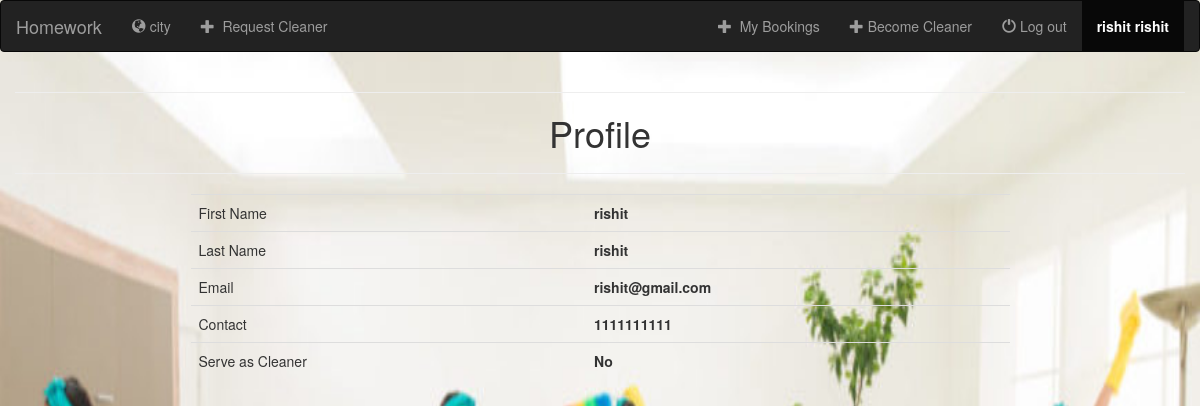
Page /profile/10/ on the earlier database version.
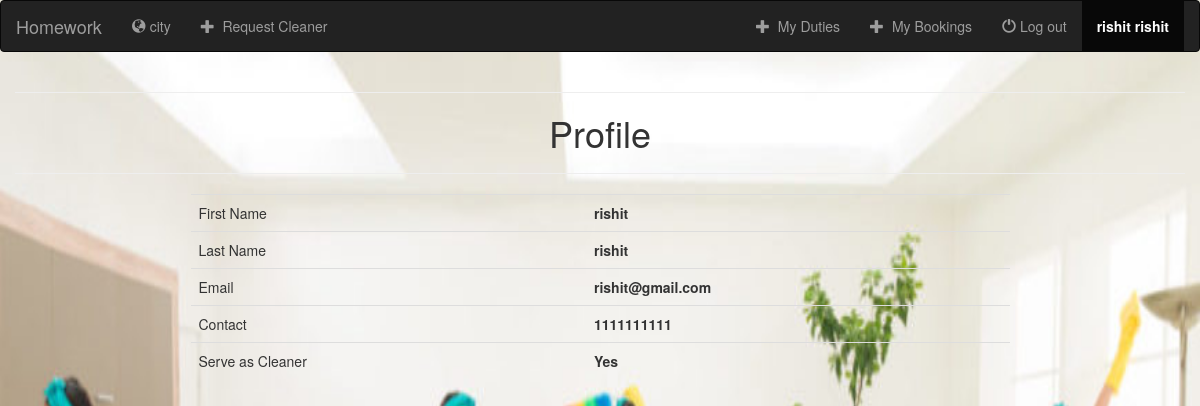
Same page on the later database version.
### registration/views.py (the view)
# urls.py: path('profile/<int:pk>/',ProfileView.as_view(),name="profile"),
class ProfileView(generic.DetailView):
    model=User
    template_name = 'registration/profile.html'
    extra_context = {'form':CleanerRegistrationForm()}

### registration/templates/registration/profile.html (shortened to what this page needs)
{% extends 'registration/base.html' %}
{% block body %}
<div class="col-md-12">
    <center>
<hr>
<h1>Profile</h1>
<hr>
<table class="table table-hover" style="width:70%;">
        <tr>
            <td>First Name</td>
            <td style="font-weight:bold;">{{ object.first_name }}</td>
        </tr>
        <tr>
            <td>Last Name</td>
            <td style="font-weight:bold;">{{ object.last_name }}</td>
        </tr>
        <tr>
            <td>Email</td>
            <td style="font-weight:bold;">{{ object.email }}</td>
        </tr>
        <tr>
            <td>Contact</td>
            <td style="font-weight:bold;">{{ object.contact}}</td>
        </tr>
                <tr>
            <td>Serve as Cleaner</td>
            <td style="font-weight:bold;">{% if object.is_cleaner == True %}Yes{%else%}No{% endif %}</td>
        </tr>
</table>
</div>
{% endblock %}

### registration/templates/registration/base.html (shortened to what this page needs)
<!DOCTYPE html>
<html lang="en">
<head>
    {% load static %}
    <link rel="stylesheet" href="https://maxcdn.bootstrapcdn.com/bootstrap/3.3.6/css/bootstrap.min.css">
    <link rel="stylesheet" href="https://cdnjs.cloudflare.com/ajax/libs/font-awesome/4.7.0/css/font-awesome.min.css">
</head>
<body background="../static/image/home-deep-cleaning-870x500.jpg" style="background-repeat: no-repeat; background-size:100% 320%; min-height: 100%;" height='100%' width='100%' >
<nav class="navbar navbar-inverse">
    <div class="container-fluid">
        <div class="navbar-header">
            <a class="navbar-brand" href="{% url 'registration:index' %}">Homework</a>
        </div>
        <div class="collapse navbar-collapse" id="topNavBar">
            <ul class="nav navbar-nav">
            <li class="{% if request.resolver_match.url_name == 'city' %}active{%endif%}">
                <a href="{% url 'registration:city' %}">
                    <span class="glyphicon glyphicon-globe" aria-hidden="true"></span>&nbsp;city
                </a>
            </li>
                <li class="{% if request.resolver_match.url_name == 'book' %}active{%endif%}">
                <a href="{% url 'booking:book' %}">
                    <span class="glyphicon glyphicon-plus" aria-hidden="true"></span>&nbsp; Request Cleaner
                </a>
            </li>
            </ul>
            <ul class="nav navbar-nav navbar-right">
                {% if user.is_cleaner == True %}
                    <li class="{% if request.resolver_match.url_name == 'dutydetail' %}active{%endif%}">
                    <a href="{% url 'booking:dutydetail' user.pk %}">
                        <span class="glyphicon glyphicon-plus" aria-hidden="true"></span>&nbsp; My Duties
                    </a>
                </li>{% endif %}
            {% if user.is_authenticated %}
                    <li class="{% if request.resolver_match.url_name == 'mybookinglist' %}active{%endif%}">
                    <a href="{% url 'booking:mybookinglist' %}">
                        <span class="glyphicon glyphicon-plus" aria-hidden="true"></span>&nbsp; My Bookings
                    </a>
                </li>{% endif %}
                {% if user.is_cleaner != True and user.is_authenticated %}
                <li class="">
                <a href="{% url 'registration:cleaner-registration' %}">
                    <span class="glyphicon glyphicon-plus" aria-hidden="true" data-toggle="modal" data-target="#myModal"></span>&nbsp;Become Cleaner
                </a>
                </li>
                {% endif %}
                {% if user.is_authenticated %}
                <li class="">
                <a href="{% url 'registration:logout' %}" id="logout">
                    <span class="glyphicon glyphicon-off" aria-hidden="true"></span>&nbsp;Log out
                </a>
            </li>
                <li class="{% if request.resolver_match.url_name == 'profile' %}active{%endif%}">
                    <a href="{% url 'registration:profile' user.pk%}"><b>{{user.first_name}} {{user.last_name}}</b></a>
                </li>
                {% else %}
                <li class="">
                <a href="{% url 'registration:login' %}">
                    <span class="glyphicon glyphicon-off" aria-hidden="true"></span>&nbsp;Log in
                </a>
            </li>
                {% endif %}
            </ul>
        </div>
</div>
</nav>
{% block body %}
{% endblock %}
</body>
</html>

Differences in the rows shown:
changed User "rishit": is_cleaner False → True (drawn)
Other differences:
text no longer shown: "Become Cleaner No"
text now shown: "My Duties Yes"
